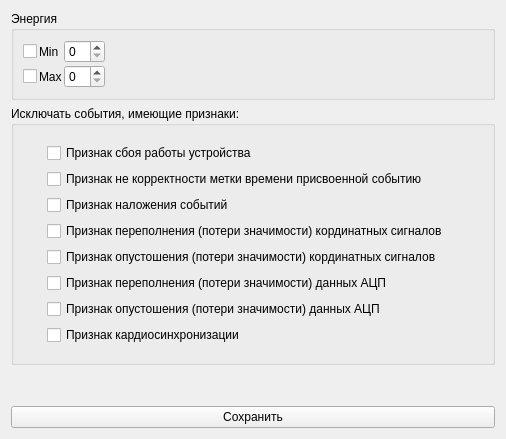
<?xml version="1.0" encoding="UTF-8"?>
<ui version="4.0">
 <class>Floodmap_options</class>
 <widget class="QWidget" name="Floodmap_options">
  <property name="geometry">
   <rect>
    <x>0</x>
    <y>0</y>
    <width>506</width>
    <height>439</height>
   </rect>
  </property>
  <property name="windowTitle">
   <string>Form</string>
  </property>
  <layout class="QVBoxLayout" name="verticalLayout">
   <item>
    <widget class="QGroupBox" name="groupBox">
     <property name="title">
      <string>Энергия</string>
     </property>
     <layout class="QHBoxLayout" name="horizontalLayout">
      <item>
       <layout class="QGridLayout" name="gridLayout">
        <property name="spacing">
         <number>2</number>
        </property>
        <item row="0" column="2">
         <widget class="QSpinBox" name="sb_min_energy"/>
        </item>
        <item row="0" column="0">
         <widget class="QCheckBox" name="cb_enable_filter_min_energy">
          <property name="sizePolicy">
           <sizepolicy hsizetype="Fixed" vsizetype="Fixed">
            <horstretch>0</horstretch>
            <verstretch>0</verstretch>
           </sizepolicy>
          </property>
         </widget>
        </item>
        <item row="0" column="1">
         <widget class="QLabel" name="label_5">
          <property name="sizePolicy">
           <sizepolicy hsizetype="Fixed" vsizetype="Preferred">
            <horstretch>0</horstretch>
            <verstretch>0</verstretch>
           </sizepolicy>
          </property>
          <property name="text">
           <string>Min</string>
          </property>
         </widget>
        </item>
        <item row="1" column="1">
         <widget class="QLabel" name="label_6">
          <property name="text">
           <string>Max</string>
          </property>
         </widget>
        </item>
        <item row="1" column="2">
         <widget class="QSpinBox" name="sb_max_energy"/>
        </item>
        <item row="1" column="0">
         <widget class="QCheckBox" name="cb_enable_filter_max_energy"/>
        </item>
       </layout>
      </item>
      <item>
       <spacer name="horizontalSpacer">
        <property name="orientation">
         <enum>Qt::Horizontal</enum>
        </property>
        <property name="sizeHint" stdset="0">
         <size>
          <width>40</width>
          <height>20</height>
         </size>
        </property>
       </spacer>
      </item>
     </layout>
    </widget>
   </item>
   <item>
    <widget class="QGroupBox" name="groupBox_2">
     <property name="title">
      <string>Исключать события, имеющие признаки:</string>
     </property>
     <layout class="QVBoxLayout" name="verticalLayout_2">
      <item>
       <layout class="QGridLayout" name="gridLayout_2">
        <property name="leftMargin">
         <number>8</number>
        </property>
        <property name="topMargin">
         <number>8</number>
        </property>
        <property name="rightMargin">
         <number>8</number>
        </property>
        <property name="bottomMargin">
         <number>8</number>
        </property>
        <item row="7" column="1">
         <widget class="QCheckBox" name="cb_PET_EVENT_FLAG_SYNC">
          <property name="text">
           <string>Признак кардиосинхронизации</string>
          </property>
         </widget>
        </item>
        <item row="3" column="1">
         <widget class="QCheckBox" name="cb_PET_EVENT_FLAG_QDC_OVERFLOW">
          <property name="text">
           <string>Признак переполнения (потери значимости) кординатных сигналов</string>
          </property>
         </widget>
        </item>
        <item row="1" column="1">
         <widget class="QCheckBox" name="cb_PET_EVENT_FLAG_TS_INVALID">
          <property name="text">
           <string>Признак не корректности метки времени присвоенной событию</string>
          </property>
         </widget>
        </item>
        <item row="2" column="1">
         <widget class="QCheckBox" name="cb_PET_EVENT_FLAG_GATE_OVERLAY">
          <property name="text">
           <string>Признак наложения событий</string>
          </property>
         </widget>
        </item>
        <item row="0" column="1">
         <widget class="QCheckBox" name="cb_PET_EVENT_FLAG_FAULT">
          <property name="text">
           <string>Признак сбоя работы устройства</string>
          </property>
         </widget>
        </item>
        <item row="0" column="0">
         <widget class="QWidget" name="widget" native="true">
          <property name="sizePolicy">
           <sizepolicy hsizetype="Fixed" vsizetype="Preferred">
            <horstretch>0</horstretch>
            <verstretch>0</verstretch>
           </sizepolicy>
          </property>
          <property name="minimumSize">
           <size>
            <width>10</width>
            <height>0</height>
           </size>
          </property>
         </widget>
        </item>
        <item row="4" column="1">
         <widget class="QCheckBox" name="cb_PET_EVENT_FLAG_QDC_UNDERFLOW">
          <property name="text">
           <string>Признак опустошения (потери значимости) кординатных сигналов</string>
          </property>
         </widget>
        </item>
        <item row="6" column="1">
         <widget class="QCheckBox" name="cb_PET_EVENT_FLAG_ADC_UNDERFLOW">
          <property name="text">
           <string>Признак опустошения (потери значимости) данных АЦП</string>
          </property>
         </widget>
        </item>
        <item row="5" column="1">
         <widget class="QCheckBox" name="cb_PET_EVENT_FLAG_ADC_OVERFLOW">
          <property name="text">
           <string>Признак переполнения (потери значимости) данных АЦП</string>
          </property>
         </widget>
        </item>
       </layout>
      </item>
     </layout>
    </widget>
   </item>
   <item>
    <spacer name="verticalSpacer">
     <property name="orientation">
      <enum>Qt::Vertical</enum>
     </property>
     <property name="sizeHint" stdset="0">
      <size>
       <width>20</width>
       <height>253</height>
      </size>
     </property>
    </spacer>
   </item>
   <item>
    <widget class="QPushButton" name="btn_accept">
     <property name="text">
      <string>Сохранить</string>
     </property>
    </widget>
   </item>
  </layout>
 </widget>
 <tabstops>
  <tabstop>cb_enable_filter_min_energy</tabstop>
  <tabstop>sb_min_energy</tabstop>
  <tabstop>cb_enable_filter_max_energy</tabstop>
  <tabstop>sb_max_energy</tabstop>
  <tabstop>cb_PET_EVENT_FLAG_FAULT</tabstop>
  <tabstop>cb_PET_EVENT_FLAG_TS_INVALID</tabstop>
  <tabstop>cb_PET_EVENT_FLAG_GATE_OVERLAY</tabstop>
  <tabstop>cb_PET_EVENT_FLAG_QDC_OVERFLOW</tabstop>
  <tabstop>cb_PET_EVENT_FLAG_QDC_UNDERFLOW</tabstop>
  <tabstop>cb_PET_EVENT_FLAG_ADC_OVERFLOW</tabstop>
  <tabstop>cb_PET_EVENT_FLAG_ADC_UNDERFLOW</tabstop>
  <tabstop>cb_PET_EVENT_FLAG_SYNC</tabstop>
  <tabstop>btn_accept</tabstop>
 </tabstops>
 <resources/>
 <connections/>
</ui>
